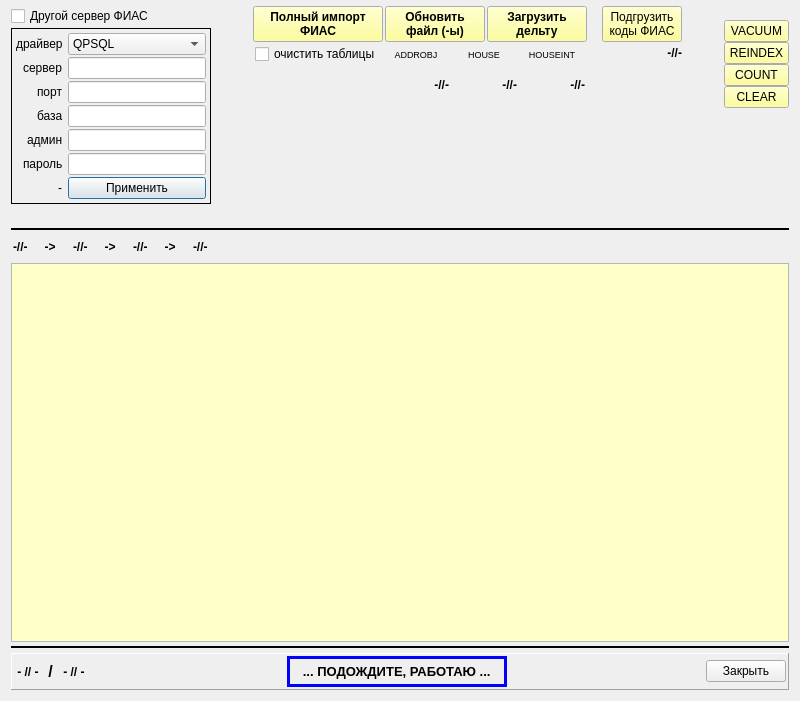
<?xml version="1.0" encoding="UTF-8"?>
<ui version="4.0">
 <class>fiasFiles_wnd</class>
 <widget class="QDialog" name="fiasFiles_wnd">
  <property name="geometry">
   <rect>
    <x>0</x>
    <y>0</y>
    <width>800</width>
    <height>701</height>
   </rect>
  </property>
  <property name="minimumSize">
   <size>
    <width>800</width>
    <height>400</height>
   </size>
  </property>
  <property name="windowTitle">
   <string>Импорт нового ФИАС в формате DBF</string>
  </property>
  <layout class="QVBoxLayout" name="verticalLayout" stretch="0,0,0,1,0,0">
   <property name="spacing">
    <number>4</number>
   </property>
   <property name="topMargin">
    <number>4</number>
   </property>
   <item>
    <widget class="QFrame" name="pan_up">
     <property name="frameShape">
      <enum>QFrame::NoFrame</enum>
     </property>
     <property name="frameShadow">
      <enum>QFrame::Raised</enum>
     </property>
     <layout class="QGridLayout" name="gridLayout" rowstretch="0,0,0,0,0,0,0">
      <property name="leftMargin">
       <number>0</number>
      </property>
      <property name="topMargin">
       <number>2</number>
      </property>
      <property name="rightMargin">
       <number>0</number>
      </property>
      <property name="bottomMargin">
       <number>2</number>
      </property>
      <property name="horizontalSpacing">
       <number>2</number>
      </property>
      <property name="verticalSpacing">
       <number>0</number>
      </property>
      <item row="0" column="0" rowspan="7">
       <widget class="QFrame" name="frame">
        <property name="minimumSize">
         <size>
          <width>200</width>
          <height>0</height>
         </size>
        </property>
        <property name="frameShape">
         <enum>QFrame::NoFrame</enum>
        </property>
        <property name="frameShadow">
         <enum>QFrame::Plain</enum>
        </property>
        <layout class="QVBoxLayout" name="verticalLayout_2">
         <property name="spacing">
          <number>2</number>
         </property>
         <property name="leftMargin">
          <number>0</number>
         </property>
         <property name="topMargin">
          <number>0</number>
         </property>
         <property name="rightMargin">
          <number>0</number>
         </property>
         <property name="bottomMargin">
          <number>0</number>
         </property>
         <item>
          <widget class="QCheckBox" name="ch_change_server">
           <property name="text">
            <string>Другой сервер ФИАС</string>
           </property>
          </widget>
         </item>
         <item>
          <widget class="QFrame" name="pan_connect">
           <property name="frameShape">
            <enum>QFrame::Box</enum>
           </property>
           <property name="frameShadow">
            <enum>QFrame::Plain</enum>
           </property>
           <layout class="QFormLayout" name="formLayout">
            <property name="labelAlignment">
             <set>Qt::AlignRight|Qt::AlignTrailing|Qt::AlignVCenter</set>
            </property>
            <property name="horizontalSpacing">
             <number>2</number>
            </property>
            <property name="verticalSpacing">
             <number>2</number>
            </property>
            <property name="leftMargin">
             <number>4</number>
            </property>
            <property name="topMargin">
             <number>4</number>
            </property>
            <property name="rightMargin">
             <number>4</number>
            </property>
            <property name="bottomMargin">
             <number>4</number>
            </property>
            <item row="0" column="0">
             <widget class="QLabel" name="label_2">
              <property name="text">
               <string>драйвер </string>
              </property>
             </widget>
            </item>
            <item row="0" column="1">
             <widget class="QComboBox" name="combo_db_driv">
              <item>
               <property name="text">
                <string>QPSQL</string>
               </property>
              </item>
              <item>
               <property name="text">
                <string>QIBASE</string>
               </property>
              </item>
             </widget>
            </item>
            <item row="1" column="0">
             <widget class="QLabel" name="label_3">
              <property name="text">
               <string>сервер </string>
              </property>
             </widget>
            </item>
            <item row="2" column="0">
             <widget class="QLabel" name="label_4">
              <property name="text">
               <string>порт </string>
              </property>
             </widget>
            </item>
            <item row="3" column="0">
             <widget class="QLabel" name="label_5">
              <property name="text">
               <string>база </string>
              </property>
             </widget>
            </item>
            <item row="4" column="0">
             <widget class="QLabel" name="label_6">
              <property name="text">
               <string>админ </string>
              </property>
             </widget>
            </item>
            <item row="5" column="0">
             <widget class="QLabel" name="label_7">
              <property name="text">
               <string>пароль </string>
              </property>
             </widget>
            </item>
            <item row="1" column="1">
             <widget class="QLineEdit" name="line_db_host"/>
            </item>
            <item row="2" column="1">
             <widget class="QLineEdit" name="line_db_port">
              <property name="inputMask">
               <string>9999</string>
              </property>
             </widget>
            </item>
            <item row="3" column="1">
             <widget class="QLineEdit" name="line_db_name"/>
            </item>
            <item row="4" column="1">
             <widget class="QLineEdit" name="line_db_admn"/>
            </item>
            <item row="5" column="1">
             <widget class="QLineEdit" name="line_db_admp"/>
            </item>
            <item row="6" column="1">
             <widget class="QPushButton" name="push_connect">
              <property name="text">
               <string>Применить</string>
              </property>
             </widget>
            </item>
            <item row="6" column="0">
             <widget class="QLabel" name="label_8">
              <property name="text">
               <string>- </string>
              </property>
             </widget>
            </item>
           </layout>
          </widget>
         </item>
         <item>
          <spacer name="verticalSpacer_2">
           <property name="orientation">
            <enum>Qt::Vertical</enum>
           </property>
           <property name="sizeHint" stdset="0">
            <size>
             <width>2</width>
             <height>2</height>
            </size>
           </property>
          </spacer>
         </item>
        </layout>
       </widget>
      </item>
      <item row="4" column="8" rowspan="2">
       <widget class="QPushButton" name="bn_FIAS_clear">
        <property name="minimumSize">
         <size>
          <width>65</width>
          <height>0</height>
         </size>
        </property>
        <property name="maximumSize">
         <size>
          <width>65</width>
          <height>16777215</height>
         </size>
        </property>
        <property name="palette">
         <palette>
          <active>
           <colorrole role="Button">
            <brush brushstyle="SolidPattern">
             <color alpha="255">
              <red>255</red>
              <green>255</green>
              <blue>127</blue>
             </color>
            </brush>
           </colorrole>
          </active>
          <inactive>
           <colorrole role="Button">
            <brush brushstyle="SolidPattern">
             <color alpha="255">
              <red>255</red>
              <green>255</green>
              <blue>127</blue>
             </color>
            </brush>
           </colorrole>
          </inactive>
          <disabled>
           <colorrole role="Button">
            <brush brushstyle="SolidPattern">
             <color alpha="255">
              <red>255</red>
              <green>255</green>
              <blue>127</blue>
             </color>
            </brush>
           </colorrole>
          </disabled>
         </palette>
        </property>
        <property name="text">
         <string>CLEAR</string>
        </property>
        <property name="autoDefault">
         <bool>false</bool>
        </property>
       </widget>
      </item>
      <item row="3" column="8">
       <widget class="QPushButton" name="bn_FIAS_count">
        <property name="minimumSize">
         <size>
          <width>65</width>
          <height>0</height>
         </size>
        </property>
        <property name="maximumSize">
         <size>
          <width>65</width>
          <height>16777215</height>
         </size>
        </property>
        <property name="palette">
         <palette>
          <active>
           <colorrole role="Button">
            <brush brushstyle="SolidPattern">
             <color alpha="255">
              <red>255</red>
              <green>255</green>
              <blue>127</blue>
             </color>
            </brush>
           </colorrole>
          </active>
          <inactive>
           <colorrole role="Button">
            <brush brushstyle="SolidPattern">
             <color alpha="255">
              <red>255</red>
              <green>255</green>
              <blue>127</blue>
             </color>
            </brush>
           </colorrole>
          </inactive>
          <disabled>
           <colorrole role="Button">
            <brush brushstyle="SolidPattern">
             <color alpha="255">
              <red>255</red>
              <green>255</green>
              <blue>127</blue>
             </color>
            </brush>
           </colorrole>
          </disabled>
         </palette>
        </property>
        <property name="text">
         <string>COUNT</string>
        </property>
        <property name="autoDefault">
         <bool>false</bool>
        </property>
       </widget>
      </item>
      <item row="0" column="7" rowspan="2">
       <spacer name="horizontalSpacer_7">
        <property name="orientation">
         <enum>Qt::Horizontal</enum>
        </property>
        <property name="sizeHint" stdset="0">
         <size>
          <width>40</width>
          <height>20</height>
         </size>
        </property>
       </spacer>
      </item>
      <item row="2" column="2" rowspan="4" colspan="3">
       <layout class="QGridLayout" name="gridLayout_2">
        <property name="leftMargin">
         <number>2</number>
        </property>
        <property name="topMargin">
         <number>2</number>
        </property>
        <property name="rightMargin">
         <number>2</number>
        </property>
        <property name="bottomMargin">
         <number>2</number>
        </property>
        <property name="horizontalSpacing">
         <number>2</number>
        </property>
        <property name="verticalSpacing">
         <number>0</number>
        </property>
        <item row="2" column="2">
         <widget class="QLabel" name="lab_house_cnt">
          <property name="font">
           <font>
            <weight>75</weight>
            <bold>true</bold>
           </font>
          </property>
          <property name="text">
           <string>-//-</string>
          </property>
          <property name="alignment">
           <set>Qt::AlignRight|Qt::AlignTrailing|Qt::AlignVCenter</set>
          </property>
         </widget>
        </item>
        <item row="2" column="3">
         <widget class="QLabel" name="lab_houseint_cnt">
          <property name="font">
           <font>
            <weight>75</weight>
            <bold>true</bold>
           </font>
          </property>
          <property name="text">
           <string>-//-</string>
          </property>
          <property name="alignment">
           <set>Qt::AlignRight|Qt::AlignTrailing|Qt::AlignVCenter</set>
          </property>
         </widget>
        </item>
        <item row="0" column="1">
         <widget class="QLabel" name="label_9">
          <property name="font">
           <font>
            <pointsize>7</pointsize>
           </font>
          </property>
          <property name="text">
           <string>ADDROBJ</string>
          </property>
          <property name="alignment">
           <set>Qt::AlignCenter</set>
          </property>
         </widget>
        </item>
        <item row="0" column="0">
         <widget class="QCheckBox" name="ch_clear">
          <property name="text">
           <string>очистить таблицы</string>
          </property>
         </widget>
        </item>
        <item row="0" column="3">
         <widget class="QLabel" name="label_11">
          <property name="font">
           <font>
            <pointsize>7</pointsize>
           </font>
          </property>
          <property name="text">
           <string>HOUSEINT</string>
          </property>
          <property name="alignment">
           <set>Qt::AlignCenter</set>
          </property>
         </widget>
        </item>
        <item row="0" column="2">
         <widget class="QLabel" name="label_10">
          <property name="font">
           <font>
            <pointsize>7</pointsize>
           </font>
          </property>
          <property name="text">
           <string>HOUSE</string>
          </property>
          <property name="alignment">
           <set>Qt::AlignCenter</set>
          </property>
         </widget>
        </item>
        <item row="2" column="0" colspan="2">
         <widget class="QLabel" name="lab_addrobj_cnt">
          <property name="font">
           <font>
            <weight>75</weight>
            <bold>true</bold>
           </font>
          </property>
          <property name="text">
           <string>-//-</string>
          </property>
          <property name="alignment">
           <set>Qt::AlignRight|Qt::AlignTrailing|Qt::AlignVCenter</set>
          </property>
         </widget>
        </item>
       </layout>
      </item>
      <item row="1" column="8">
       <widget class="QPushButton" name="bn_FIAS_vacuum">
        <property name="minimumSize">
         <size>
          <width>65</width>
          <height>0</height>
         </size>
        </property>
        <property name="maximumSize">
         <size>
          <width>65</width>
          <height>16777215</height>
         </size>
        </property>
        <property name="palette">
         <palette>
          <active>
           <colorrole role="Button">
            <brush brushstyle="SolidPattern">
             <color alpha="255">
              <red>255</red>
              <green>255</green>
              <blue>127</blue>
             </color>
            </brush>
           </colorrole>
          </active>
          <inactive>
           <colorrole role="Button">
            <brush brushstyle="SolidPattern">
             <color alpha="255">
              <red>255</red>
              <green>255</green>
              <blue>127</blue>
             </color>
            </brush>
           </colorrole>
          </inactive>
          <disabled>
           <colorrole role="Button">
            <brush brushstyle="SolidPattern">
             <color alpha="255">
              <red>255</red>
              <green>255</green>
              <blue>127</blue>
             </color>
            </brush>
           </colorrole>
          </disabled>
         </palette>
        </property>
        <property name="text">
         <string>VACUUM</string>
        </property>
        <property name="autoDefault">
         <bool>false</bool>
        </property>
       </widget>
      </item>
      <item row="0" column="3" rowspan="2">
       <widget class="QPushButton" name="bn_FIAS_load4files">
        <property name="minimumSize">
         <size>
          <width>100</width>
          <height>35</height>
         </size>
        </property>
        <property name="palette">
         <palette>
          <active>
           <colorrole role="Button">
            <brush brushstyle="SolidPattern">
             <color alpha="255">
              <red>255</red>
              <green>255</green>
              <blue>127</blue>
             </color>
            </brush>
           </colorrole>
          </active>
          <inactive>
           <colorrole role="Button">
            <brush brushstyle="SolidPattern">
             <color alpha="255">
              <red>255</red>
              <green>255</green>
              <blue>127</blue>
             </color>
            </brush>
           </colorrole>
          </inactive>
          <disabled>
           <colorrole role="Button">
            <brush brushstyle="SolidPattern">
             <color alpha="255">
              <red>255</red>
              <green>255</green>
              <blue>127</blue>
             </color>
            </brush>
           </colorrole>
          </disabled>
         </palette>
        </property>
        <property name="font">
         <font>
          <weight>75</weight>
          <bold>true</bold>
         </font>
        </property>
        <property name="text">
         <string>Обновить 
файл (-ы)</string>
        </property>
        <property name="autoDefault">
         <bool>false</bool>
        </property>
       </widget>
      </item>
      <item row="2" column="8">
       <widget class="QPushButton" name="bn_FIAS_reindex">
        <property name="minimumSize">
         <size>
          <width>65</width>
          <height>0</height>
         </size>
        </property>
        <property name="maximumSize">
         <size>
          <width>65</width>
          <height>16777215</height>
         </size>
        </property>
        <property name="palette">
         <palette>
          <active>
           <colorrole role="Button">
            <brush brushstyle="SolidPattern">
             <color alpha="255">
              <red>255</red>
              <green>255</green>
              <blue>127</blue>
             </color>
            </brush>
           </colorrole>
          </active>
          <inactive>
           <colorrole role="Button">
            <brush brushstyle="SolidPattern">
             <color alpha="255">
              <red>255</red>
              <green>255</green>
              <blue>127</blue>
             </color>
            </brush>
           </colorrole>
          </inactive>
          <disabled>
           <colorrole role="Button">
            <brush brushstyle="SolidPattern">
             <color alpha="255">
              <red>255</red>
              <green>255</green>
              <blue>127</blue>
             </color>
            </brush>
           </colorrole>
          </disabled>
         </palette>
        </property>
        <property name="text">
         <string>REINDEX</string>
        </property>
        <property name="autoDefault">
         <bool>false</bool>
        </property>
       </widget>
      </item>
      <item row="5" column="1">
       <spacer name="horizontalSpacer_2">
        <property name="orientation">
         <enum>Qt::Horizontal</enum>
        </property>
        <property name="sizeHint" stdset="0">
         <size>
          <width>40</width>
          <height>20</height>
         </size>
        </property>
       </spacer>
      </item>
      <item row="0" column="4" rowspan="2">
       <widget class="QPushButton" name="bn_FIAS_delta">
        <property name="enabled">
         <bool>true</bool>
        </property>
        <property name="minimumSize">
         <size>
          <width>100</width>
          <height>35</height>
         </size>
        </property>
        <property name="palette">
         <palette>
          <active>
           <colorrole role="Button">
            <brush brushstyle="SolidPattern">
             <color alpha="255">
              <red>255</red>
              <green>255</green>
              <blue>127</blue>
             </color>
            </brush>
           </colorrole>
          </active>
          <inactive>
           <colorrole role="Button">
            <brush brushstyle="SolidPattern">
             <color alpha="255">
              <red>255</red>
              <green>255</green>
              <blue>127</blue>
             </color>
            </brush>
           </colorrole>
          </inactive>
          <disabled>
           <colorrole role="Button">
            <brush brushstyle="SolidPattern">
             <color alpha="255">
              <red>255</red>
              <green>255</green>
              <blue>127</blue>
             </color>
            </brush>
           </colorrole>
          </disabled>
         </palette>
        </property>
        <property name="font">
         <font>
          <weight>75</weight>
          <bold>true</bold>
         </font>
        </property>
        <property name="text">
         <string>Загрузить 
дельту</string>
        </property>
        <property name="autoDefault">
         <bool>false</bool>
        </property>
       </widget>
      </item>
      <item row="0" column="2" rowspan="2">
       <widget class="QPushButton" name="bn_FIAS_load">
        <property name="minimumSize">
         <size>
          <width>130</width>
          <height>35</height>
         </size>
        </property>
        <property name="palette">
         <palette>
          <active>
           <colorrole role="Button">
            <brush brushstyle="SolidPattern">
             <color alpha="255">
              <red>255</red>
              <green>255</green>
              <blue>127</blue>
             </color>
            </brush>
           </colorrole>
          </active>
          <inactive>
           <colorrole role="Button">
            <brush brushstyle="SolidPattern">
             <color alpha="255">
              <red>255</red>
              <green>255</green>
              <blue>127</blue>
             </color>
            </brush>
           </colorrole>
          </inactive>
          <disabled>
           <colorrole role="Button">
            <brush brushstyle="SolidPattern">
             <color alpha="255">
              <red>255</red>
              <green>255</green>
              <blue>127</blue>
             </color>
            </brush>
           </colorrole>
          </disabled>
         </palette>
        </property>
        <property name="font">
         <font>
          <weight>75</weight>
          <bold>true</bold>
         </font>
        </property>
        <property name="text">
         <string>Полный импорт
ФИАС</string>
        </property>
        <property name="autoDefault">
         <bool>false</bool>
        </property>
       </widget>
      </item>
      <item row="0" column="5" rowspan="2">
       <spacer name="horizontalSpacer_5">
        <property name="orientation">
         <enum>Qt::Horizontal</enum>
        </property>
        <property name="sizeHint" stdset="0">
         <size>
          <width>5</width>
          <height>5</height>
         </size>
        </property>
       </spacer>
      </item>
      <item row="6" column="2" colspan="3">
       <spacer name="verticalSpacer">
        <property name="orientation">
         <enum>Qt::Vertical</enum>
        </property>
        <property name="sizeHint" stdset="0">
         <size>
          <width>2</width>
          <height>2</height>
         </size>
        </property>
       </spacer>
      </item>
      <item row="0" column="6" rowspan="2">
       <widget class="QPushButton" name="bn_FIAS_IDs">
        <property name="palette">
         <palette>
          <active>
           <colorrole role="Button">
            <brush brushstyle="SolidPattern">
             <color alpha="255">
              <red>255</red>
              <green>255</green>
              <blue>127</blue>
             </color>
            </brush>
           </colorrole>
          </active>
          <inactive>
           <colorrole role="Button">
            <brush brushstyle="SolidPattern">
             <color alpha="255">
              <red>255</red>
              <green>255</green>
              <blue>127</blue>
             </color>
            </brush>
           </colorrole>
          </inactive>
          <disabled>
           <colorrole role="Button">
            <brush brushstyle="SolidPattern">
             <color alpha="255">
              <red>255</red>
              <green>255</green>
              <blue>127</blue>
             </color>
            </brush>
           </colorrole>
          </disabled>
         </palette>
        </property>
        <property name="text">
         <string>Подгрузить 
коды ФИАС</string>
        </property>
        <property name="autoDefault">
         <bool>false</bool>
        </property>
       </widget>
      </item>
      <item row="2" column="6">
       <widget class="QLabel" name="lab_cnt_IDs">
        <property name="font">
         <font>
          <weight>75</weight>
          <bold>true</bold>
         </font>
        </property>
        <property name="text">
         <string>-//-</string>
        </property>
        <property name="alignment">
         <set>Qt::AlignRight|Qt::AlignTrailing|Qt::AlignVCenter</set>
        </property>
       </widget>
      </item>
     </layout>
    </widget>
   </item>
   <item>
    <widget class="Line" name="line_2">
     <property name="frameShadow">
      <enum>QFrame::Plain</enum>
     </property>
     <property name="lineWidth">
      <number>2</number>
     </property>
     <property name="orientation">
      <enum>Qt::Horizontal</enum>
     </property>
    </widget>
   </item>
   <item>
    <layout class="QHBoxLayout" name="horizontalLayout">
     <property name="spacing">
      <number>10</number>
     </property>
     <property name="leftMargin">
      <number>2</number>
     </property>
     <property name="topMargin">
      <number>2</number>
     </property>
     <property name="rightMargin">
      <number>2</number>
     </property>
     <property name="bottomMargin">
      <number>2</number>
     </property>
     <item>
      <widget class="QLabel" name="lab_filename">
       <property name="font">
        <font>
         <pointsize>9</pointsize>
         <weight>75</weight>
         <bold>true</bold>
        </font>
       </property>
       <property name="text">
        <string>-//-</string>
       </property>
      </widget>
     </item>
     <item>
      <widget class="QLabel" name="lab_1">
       <property name="font">
        <font>
         <pointsize>9</pointsize>
         <weight>75</weight>
         <bold>true</bold>
        </font>
       </property>
       <property name="text">
        <string>  -&gt;  </string>
       </property>
      </widget>
     </item>
     <item>
      <widget class="QLabel" name="lab_operation">
       <property name="font">
        <font>
         <pointsize>9</pointsize>
         <weight>75</weight>
         <bold>true</bold>
        </font>
       </property>
       <property name="text">
        <string>-//-</string>
       </property>
      </widget>
     </item>
     <item>
      <widget class="QLabel" name="lab_2">
       <property name="font">
        <font>
         <pointsize>9</pointsize>
         <weight>75</weight>
         <bold>true</bold>
        </font>
       </property>
       <property name="text">
        <string>  -&gt;  </string>
       </property>
      </widget>
     </item>
     <item>
      <widget class="QLabel" name="lab_cnt">
       <property name="font">
        <font>
         <pointsize>9</pointsize>
         <weight>75</weight>
         <bold>true</bold>
        </font>
       </property>
       <property name="text">
        <string>-//-</string>
       </property>
      </widget>
     </item>
     <item>
      <widget class="QLabel" name="lab_3">
       <property name="font">
        <font>
         <pointsize>9</pointsize>
         <weight>75</weight>
         <bold>true</bold>
        </font>
       </property>
       <property name="text">
        <string>  -&gt;  </string>
       </property>
      </widget>
     </item>
     <item>
      <widget class="QLabel" name="lab_result">
       <property name="font">
        <font>
         <pointsize>9</pointsize>
         <weight>75</weight>
         <bold>true</bold>
        </font>
       </property>
       <property name="text">
        <string>-//-</string>
       </property>
      </widget>
     </item>
     <item>
      <spacer name="horizontalSpacer">
       <property name="orientation">
        <enum>Qt::Horizontal</enum>
       </property>
       <property name="sizeHint" stdset="0">
        <size>
         <width>40</width>
         <height>20</height>
        </size>
       </property>
      </spacer>
     </item>
    </layout>
   </item>
   <item>
    <widget class="QTextEdit" name="te_log">
     <property name="palette">
      <palette>
       <active>
        <colorrole role="Base">
         <brush brushstyle="SolidPattern">
          <color alpha="255">
           <red>255</red>
           <green>255</green>
           <blue>200</blue>
          </color>
         </brush>
        </colorrole>
       </active>
       <inactive>
        <colorrole role="Base">
         <brush brushstyle="SolidPattern">
          <color alpha="255">
           <red>255</red>
           <green>255</green>
           <blue>200</blue>
          </color>
         </brush>
        </colorrole>
       </inactive>
       <disabled>
        <colorrole role="Base">
         <brush brushstyle="SolidPattern">
          <color alpha="255">
           <red>212</red>
           <green>208</green>
           <blue>200</blue>
          </color>
         </brush>
        </colorrole>
       </disabled>
      </palette>
     </property>
     <property name="lineWrapMode">
      <enum>QTextEdit::NoWrap</enum>
     </property>
    </widget>
   </item>
   <item>
    <widget class="Line" name="line">
     <property name="frameShadow">
      <enum>QFrame::Plain</enum>
     </property>
     <property name="lineWidth">
      <number>2</number>
     </property>
     <property name="orientation">
      <enum>Qt::Horizontal</enum>
     </property>
    </widget>
   </item>
   <item>
    <widget class="QFrame" name="frame_4">
     <property name="frameShape">
      <enum>QFrame::Panel</enum>
     </property>
     <property name="frameShadow">
      <enum>QFrame::Raised</enum>
     </property>
     <layout class="QHBoxLayout" name="horizontalLayout_2">
      <property name="spacing">
       <number>2</number>
      </property>
      <property name="leftMargin">
       <number>2</number>
      </property>
      <property name="topMargin">
       <number>2</number>
      </property>
      <property name="rightMargin">
       <number>2</number>
      </property>
      <property name="bottomMargin">
       <number>2</number>
      </property>
      <item>
       <widget class="QLabel" name="lab_time_all">
        <property name="font">
         <font>
          <weight>75</weight>
          <bold>true</bold>
         </font>
        </property>
        <property name="text">
         <string> - // - </string>
        </property>
        <property name="alignment">
         <set>Qt::AlignLeading|Qt::AlignLeft|Qt::AlignVCenter</set>
        </property>
       </widget>
      </item>
      <item>
       <widget class="QLabel" name="lab_t1">
        <property name="font">
         <font>
          <pointsize>12</pointsize>
          <weight>75</weight>
          <bold>true</bold>
         </font>
        </property>
        <property name="text">
         <string> / </string>
        </property>
        <property name="alignment">
         <set>Qt::AlignLeading|Qt::AlignLeft|Qt::AlignVCenter</set>
        </property>
       </widget>
      </item>
      <item>
       <widget class="QLabel" name="lab_time">
        <property name="font">
         <font>
          <weight>75</weight>
          <bold>true</bold>
         </font>
        </property>
        <property name="text">
         <string> - // - </string>
        </property>
        <property name="alignment">
         <set>Qt::AlignLeading|Qt::AlignLeft|Qt::AlignVCenter</set>
        </property>
       </widget>
      </item>
      <item>
       <spacer name="horizontalSpacer_6">
        <property name="orientation">
         <enum>Qt::Horizontal</enum>
        </property>
        <property name="sizeHint" stdset="0">
         <size>
          <width>40</width>
          <height>20</height>
         </size>
        </property>
       </spacer>
      </item>
      <item>
       <widget class="QFrame" name="pan_wait">
        <property name="palette">
         <palette>
          <active>
           <colorrole role="WindowText">
            <brush brushstyle="SolidPattern">
             <color alpha="255">
              <red>0</red>
              <green>0</green>
              <blue>255</blue>
             </color>
            </brush>
           </colorrole>
           <colorrole role="Base">
            <brush brushstyle="SolidPattern">
             <color alpha="255">
              <red>255</red>
              <green>255</green>
              <blue>255</blue>
             </color>
            </brush>
           </colorrole>
           <colorrole role="Window">
            <brush brushstyle="SolidPattern">
             <color alpha="255">
              <red>255</red>
              <green>255</green>
              <blue>127</blue>
             </color>
            </brush>
           </colorrole>
          </active>
          <inactive>
           <colorrole role="WindowText">
            <brush brushstyle="SolidPattern">
             <color alpha="255">
              <red>0</red>
              <green>0</green>
              <blue>255</blue>
             </color>
            </brush>
           </colorrole>
           <colorrole role="Base">
            <brush brushstyle="SolidPattern">
             <color alpha="255">
              <red>255</red>
              <green>255</green>
              <blue>255</blue>
             </color>
            </brush>
           </colorrole>
           <colorrole role="Window">
            <brush brushstyle="SolidPattern">
             <color alpha="255">
              <red>255</red>
              <green>255</green>
              <blue>127</blue>
             </color>
            </brush>
           </colorrole>
          </inactive>
          <disabled>
           <colorrole role="WindowText">
            <brush brushstyle="SolidPattern">
             <color alpha="255">
              <red>120</red>
              <green>120</green>
              <blue>120</blue>
             </color>
            </brush>
           </colorrole>
           <colorrole role="Base">
            <brush brushstyle="SolidPattern">
             <color alpha="255">
              <red>255</red>
              <green>255</green>
              <blue>127</blue>
             </color>
            </brush>
           </colorrole>
           <colorrole role="Window">
            <brush brushstyle="SolidPattern">
             <color alpha="255">
              <red>255</red>
              <green>255</green>
              <blue>127</blue>
             </color>
            </brush>
           </colorrole>
          </disabled>
         </palette>
        </property>
        <property name="frameShape">
         <enum>QFrame::Panel</enum>
        </property>
        <property name="frameShadow">
         <enum>QFrame::Plain</enum>
        </property>
        <property name="lineWidth">
         <number>3</number>
        </property>
        <layout class="QHBoxLayout" name="horizontalLayout_26">
         <property name="spacing">
          <number>2</number>
         </property>
         <property name="leftMargin">
          <number>2</number>
         </property>
         <property name="topMargin">
          <number>5</number>
         </property>
         <property name="rightMargin">
          <number>2</number>
         </property>
         <property name="bottomMargin">
          <number>5</number>
         </property>
         <item>
          <widget class="QLabel" name="label_12">
           <property name="palette">
            <palette>
             <active>
              <colorrole role="WindowText">
               <brush brushstyle="SolidPattern">
                <color alpha="255">
                 <red>0</red>
                 <green>0</green>
                 <blue>0</blue>
                </color>
               </brush>
              </colorrole>
             </active>
             <inactive>
              <colorrole role="WindowText">
               <brush brushstyle="SolidPattern">
                <color alpha="255">
                 <red>0</red>
                 <green>0</green>
                 <blue>0</blue>
                </color>
               </brush>
              </colorrole>
             </inactive>
             <disabled>
              <colorrole role="WindowText">
               <brush brushstyle="SolidPattern">
                <color alpha="255">
                 <red>120</red>
                 <green>120</green>
                 <blue>120</blue>
                </color>
               </brush>
              </colorrole>
             </disabled>
            </palette>
           </property>
           <property name="font">
            <font>
             <pointsize>10</pointsize>
             <weight>75</weight>
             <bold>true</bold>
            </font>
           </property>
           <property name="frameShape">
            <enum>QFrame::NoFrame</enum>
           </property>
           <property name="frameShadow">
            <enum>QFrame::Plain</enum>
           </property>
           <property name="lineWidth">
            <number>2</number>
           </property>
           <property name="text">
            <string>   ... ПОДОЖДИТЕ, РАБОТАЮ ...   </string>
           </property>
          </widget>
         </item>
        </layout>
       </widget>
      </item>
      <item>
       <spacer name="horizontalSpacer_8">
        <property name="orientation">
         <enum>Qt::Horizontal</enum>
        </property>
        <property name="sizeHint" stdset="0">
         <size>
          <width>186</width>
          <height>17</height>
         </size>
        </property>
       </spacer>
      </item>
      <item>
       <widget class="QPushButton" name="bn_close">
        <property name="text">
         <string>Закрыть</string>
        </property>
        <property name="autoDefault">
         <bool>false</bool>
        </property>
       </widget>
      </item>
     </layout>
    </widget>
   </item>
  </layout>
 </widget>
 <resources/>
 <connections/>
</ui>
